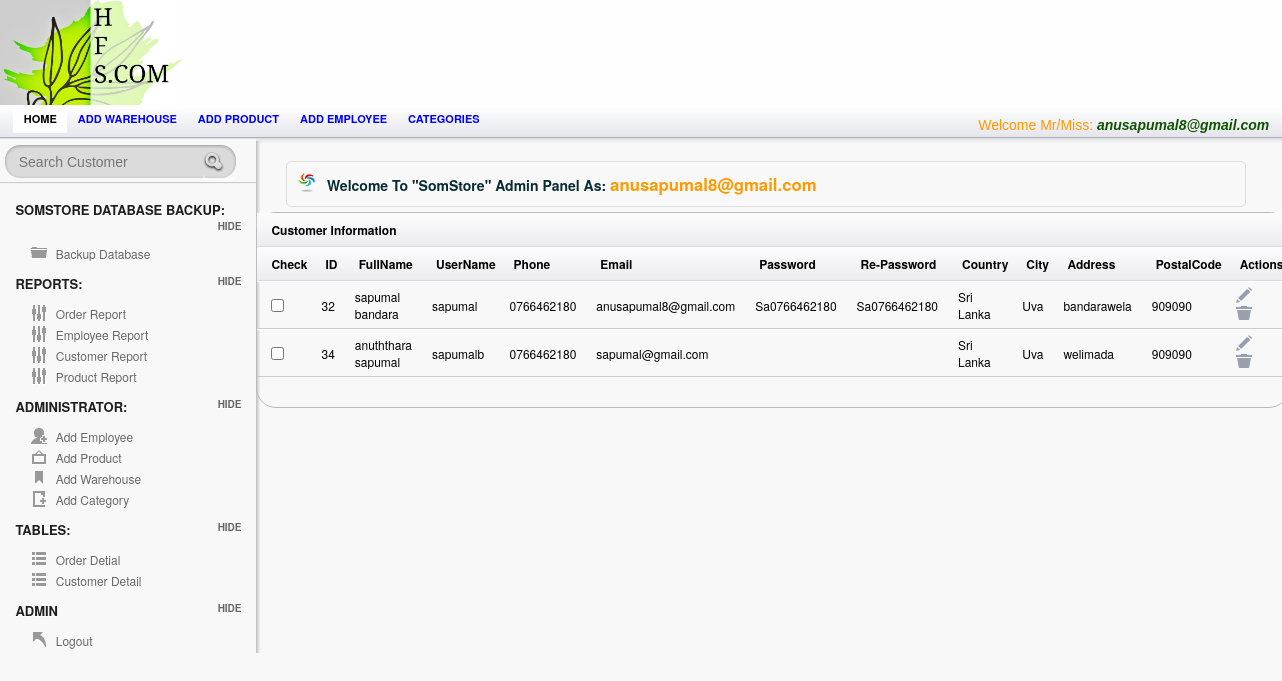
/Admin/customerTable.php (signed in), run on the app's committed database.
### tables this page shows
CREATE TABLE `employee` (
  `Employee_ID` int(95) NOT NULL AUTO_INCREMENT,
  `Employee_Name` varchar(25) NOT NULL,
  `Username` varchar(25) NOT NULL,
  `Password` varchar(25) NOT NULL,
  `Picture` varchar(255) NOT NULL,
  PRIMARY KEY (`Employee_ID`)
);

CREATE TABLE `customer` (
  `Cust_Id` int(15) NOT NULL AUTO_INCREMENT,
  `FullName` varchar(25) NOT NULL DEFAULT '',
  `UserName` varchar(255) NOT NULL DEFAULT '',
  `Phone` varchar(25) NOT NULL DEFAULT '',
  `Email` varchar(55) NOT NULL DEFAULT '',
  `Password` varchar(20) NOT NULL DEFAULT '',
  `Re_Password` varchar(20) NOT NULL DEFAULT '',
  `Country` varchar(25) NOT NULL DEFAULT '',
  `City` varchar(25) NOT NULL DEFAULT '',
  `Adress` varchar(55) NOT NULL DEFAULT '',
  `PostalCode` varchar(25) NOT NULL DEFAULT '',
  PRIMARY KEY (`Cust_Id`),
  UNIQUE KEY `UserName` (`UserName`)
);

### session.php (called while the page is built, shortened)
<?php
include('config.php');
$check=$_SESSION['login_username'];
$session=mysqli_query($mysqli, "select Username from employee where Username='$check' ");
$row=mysqli_fetch_array($session);
$login_session=$row['Username'];
?>

### Admin/customerTable.php (the view, shortened to what this page needs)
<?php
 include("../config.php");
include("../session.php");
 ?>
<!doctype html>
<html lang="en">
<head>
	<link rel="stylesheet" href="css/layout.css" type="text/css" media="screen" />
</head>
<body>
<div id="container">
	   <div id="header">
		<div id="logo-banner">
				<div id="logo">
					<a href="index.php"><img src="images/logo.png" alt="" /></a>
				</div>
				<div id="banner">
				</div>
		</div>
		</div>
<div id="content-wrap">
	<section id="secondary_bar">
             <nav>
                <ul>
                    <li class="selected"><a href="index.php">Home</a></li>
                    <li><a href="add_warehouse.php">Add warehouse</a></li>
                    <li><a href="add_product.php">Add product</a></li>
                    <li><a href="Employee.php">Add employee</a></li>
                    <li><a href="add_category.php">Categories</a></li>
                    <li class="logout"> <span class="check"> <?php echo "Welcome Mr/Miss:   ". "<font color='##fa5400'><i><b>".$login_session."</b></i></font>" ;?> </span></li>
                </ul>
            </nav>
	</section>
<aside id="sidebar" class="column">
				<div id="search">
					<form action="searchprod.php" method="post" accept-charset="utf-8">
						<input type="text"  title="Search..." class="blink field"  placeholder="Search Customer"   name='search' size=60 maxlength=100 />
						<input class="search-button" type="submit" value="Submit" />
						<div class="cl">&nbsp;</div>
					</form>
				</div>
		<hr/>
		<h3> SomStore Database Backup:</h3>
		<ul class="toggle">
		    <li class="icn_folder"><a href="Backup.php">Backup Database</a></li>
		</ul>
		<h3>Reports:</h3>
		<ul class="toggle">
		    <li class="icn_settings"><a href="a_report.php" target="_blank">Order Report</a></li>
			<li class="icn_settings"><a href="EmployeeReport.php">Employee Report</a></li>
			<li class="icn_settings"><a href="CustomerReport.php">Customer Report</a></li>
			<li class="icn_settings"><a href="ProductReport.php"> Product Report</a></li>
		</ul>
		<h3>Administrator:</h3>
		<ul class="toggle">
		    <li class="icn_add_user"><a href="Employee.php">Add Employee</a></li>
			<li class="icn_photo"><a href="add_product.php">Add Product</a></li>
			<li class="icn_tags"><a href="add_warehouse.php">Add Warehouse</a></li>
			<li class="icn_new_article"><a href="add_category.php">Add Category</a></li>
		</ul>
        <h3>Tables:</h3>
		<ul class="toggle">
		    <li class="icn_categories"><a href="order.php">Order Detial</a></li>
     		<li class="icn_categories"><a href="customerTable.php">Customer Detail</a></li>
		</ul>
		<h3>Admin</h3>
		<ul class="toggle">
			<li class="icn_jump_back"><a href="../logout.php">Logout</a></li>
		</ul>
	</aside>
	<section id="main" class="column">
	<h4 class="alert_info">Welcome To <strong>"SomStore"</strong> Admin Panel As: <?php echo "  ". "<font color='#f90'><big><b>".$login_session."</b></big></font>" ;?>  </h4>
<?php
$result = mysqli_query($mysqli,"SELECT * FROM customer");
?>
      			<div id="tab2" class="tab_content">
  <table class="tablesorter" cellspacing="0">
      <thead>
			 <th colspan="13">  Customer Information  </th> </thead>
		<thead>
			<tr>
   		    <th>Check</th>
    	      <th> ID</th>
              <th> FullName</th>
    		<th>UserName</th>
		    <th>Phone</th>
            <th>Email</th>
              <th>Password</th>
    		<th>Re-Password</th>
		    <th>Country</th>
            <th>City</th>
              <th>Address</th>
    		<th>PostalCode</th>
    		<th>Actions</th>
			</tr>
		</thead>
		<tbody>
<?php while($row = mysqli_fetch_array($result))
  {?>
    <tr>
    <td><input type="checkbox"></td>
    <td><?Php echo $row['Cust_Id']; ?></td>
    <td><?php echo $row['FullName']; ?></td>
   <td><?php echo $row['UserName']; ?></td>
	<td><?php echo $row['Phone']; ?></td>
	 <td><?php echo $row['Email']; ?></td>
   <td><?php echo $row['Password']; ?></td>
	<td><?php echo $row['Re_Password']; ?></td>
	 <td><?php echo $row['Country']; ?></td>
   <td><?php echo $row['City']; ?></td>
	<td><?php echo $row['Adress']; ?></td>
	<td><?php echo $row['PostalCode']; ?></td>
    <td> <a href="empViewUpdate.php?update=<?php echo $row['Cust_Id']; ?>"  onClick="edit(this);" title="empEdit" >  <input type="image" src="images/icn_edit.png" title="Edit"> </a>
     <a href="custDelete.php?delete=<?php echo $row['Cust_Id']; ?>" onClick="del(this);" title="Delete" ><input type="image" src="images/icn_trash.png" title="Trash">  </a></td>
    </tr>
  <?php }mysqli_close($mysqli);?>
</tbody>
</table>
			</div>
		<div class="spacer"></div>
	</section>
       </div>
</div>
</body>
</html>

### data on the page
employee: Username "anusapumal8@gmail.com"
customer: Cust_Id "32", FullName "sapumal bandara", UserName "sapumal", Phone "0766462180", Email "anusapumal8@gmail.com", Password "Sa0766462180", Re_Password "Sa0766462180", Country "Sri Lanka", City "Uva", Adress "bandarawela", PostalCode "909090"
customer: Cust_Id "34", FullName "anuththara sapumal", UserName "sapumalb", Phone "0766462180", Email "sapumal@gmail.com", Country "Sri Lanka", City "Uva", Adress "welimada", PostalCode "909090"
